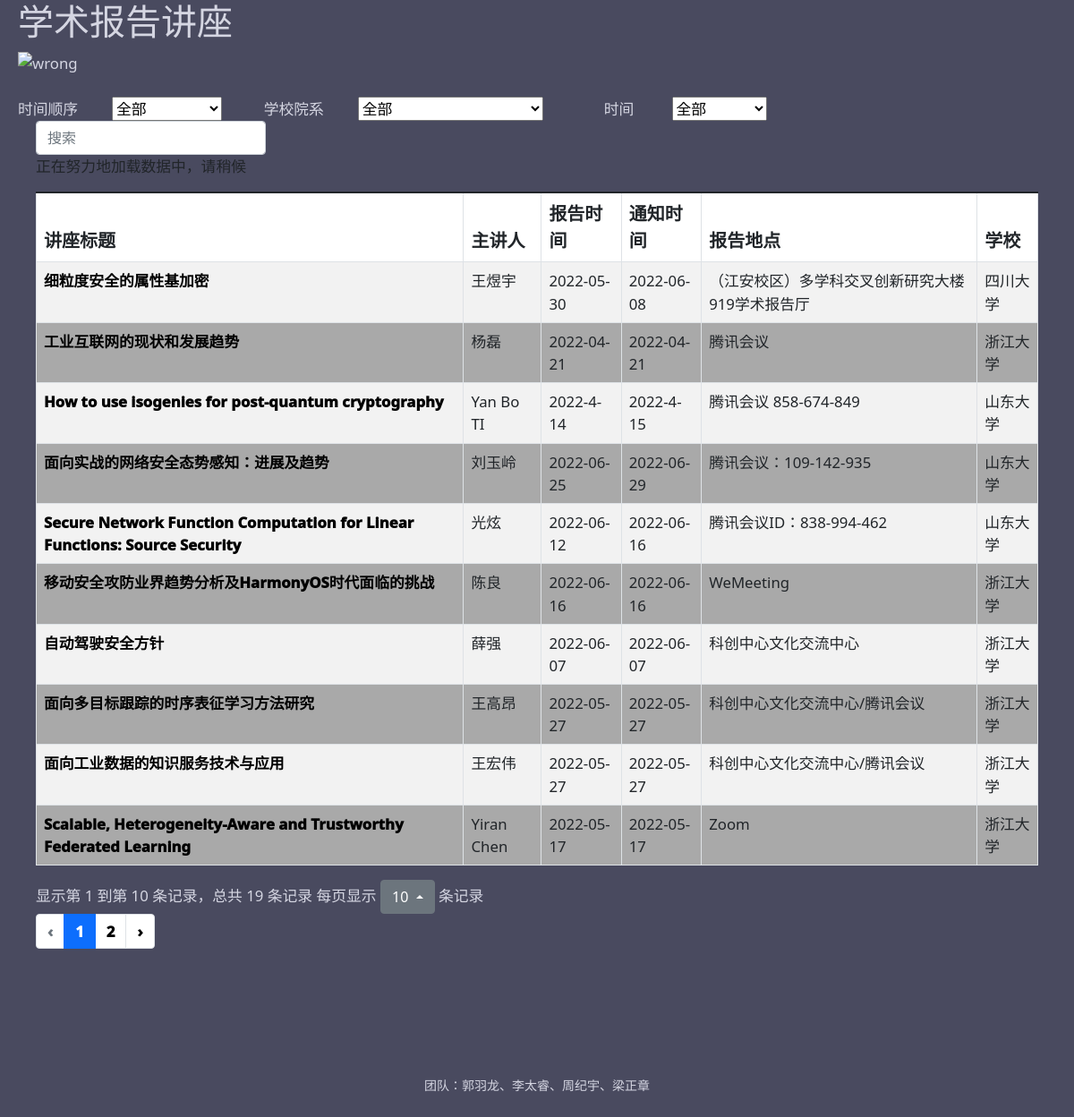
/order-year, run on the app's committed database.
### tables this page shows
CREATE TABLE inf(university text,link text PRIMARY KEY,title text,time text,speaker text,place text, rel_time text);

### app.py (the view)
@app.route('/order-year')
def website41():  # put application's code here
    sql = '''select *
         from inf
         where time like '%2022%'
         order by time desc
         '''
    datalist = use_db(sql)
    return render_template("year2.html", reports=datalist)

### app.py (called while the page is built)
def use_db(sql_order):
    conn = sqlite3.connect('lecture.db')
    datalist = []
    cur = conn.cursor()
    cur.execute(sql_order)
    results = cur.fetchall()
    for row in results:
        datalist.append(row)
    conn.commit()
    conn.close()
    return datalist

### templates/year2.html (shortened to what this page needs)
<!DOCTYPE html>
<html lang="en">
<head>
    <link rel="stylesheet" href="/static/css/style.css">
    <link rel="stylesheet" href="/static/css">
    <link href="https://cdn.jsdelivr.net/npm/bootstrap@5.1.3/dist/css/bootstrap.min.css" rel="stylesheet"
>
    <link rel="stylesheet" href="https://cdn.jsdelivr.net/npm/bootstrap-icons@1.7.2/font/bootstrap-icons.css">
    <link rel="stylesheet" href="https://unpkg.com/bootstrap-table@1.20.2/dist/bootstrap-table.min.css">
    <link rel="stylesheet" href="/static/src/jquery.page.css">
</head>
<body style="margin-left: 20px; margin-right: 20px; ">
<h1 class="content">学术报告讲座</h1>
<div>
    <img
            src="https://www.cs.tsinghua.edu.cn/images/list-banner.png"
            height="120px"
            width="1350"
    alt="wrong"
    />
</div>
<br/>
<span class="kg">时间顺序</span
>&emsp; &emsp;<label>
    <select onchange="window.open(this.options[this.selectedIndex].value)">
        <option value="/">全部</option>
    </select>
</label>
<span class="kg">学校院系</span
>&emsp; &emsp;<label for=""></label><select onchange="window.open(this.options[this.selectedIndex].value)">
    <option value="/" selected>全部</option>
</select>
&emsp; &emsp; &emsp; 时间&emsp; &emsp;
    <select onchange="window.open(this.options[this.selectedIndex].value)">
        <option value="/">全部</option>
    </select>
<div style="margin-left: 20px; margin-right: 20px; ">
<table
        id='table_page'
        class="table-striped"
>
    {% for report in reports %}
        <tr>
            <th><a href="{{ report[1] }}" target="_blank">
                {{ report[2] }} </a></th>
            <th>{{ report[4] }}</th>
            <th>{{ report[6] }}</th>
            <th>{{ report[3] }}</th>
            <th>{{ report[5] }}</th>
            <th >{{ report[0] }}</th>
        </tr>
    {% endfor %}
</table>
</div>
<br><br><br>
<div style="text-align:center;margin:50px 0; font:normal 14px/24px 'MicroSoft YaHei';">
<p>团队：郭羽龙、李太睿、周纪宇、梁正章</p>
</div>
</body>
</html>

### static/css/style.css (style rules this page uses)
tr:nth-child(odd) { background-color: #ffffff; }
tr:nth-child(even) { background-color: rgb(169, 169, 169); }
a { font-weight: 1000; color: #000000; }
a:link { text-decoration: none; color:black; }

### data on the page
inf: title "细粒度安全的属性基加密", speaker "王煜宇", rel_time "2022-05-30", time "2022-06-08", place "（江安校区）多学科交叉创新研究大楼919学术报告厅", university "四川大学"
inf: title "工业互联网的现状和发展趋势", speaker "杨磊", rel_time "2022-04-21", time "2022-04-21", place "腾讯会议", university "浙江大学"
inf: title "How to use isogenies for post-quantum cryptography", speaker "Yan Bo TI", rel_time "2022-4-14", time "2022-4-15", place "腾讯会议 858-674-849", university "山东大学"
inf: title "面向实战的网络安全态势感知：进展及趋势", speaker "刘玉岭", rel_time "2022-06-25", time "2022-06-29", place "腾讯会议：109-142-935", university "山东大学"
inf: title "Secure Network Function Computation for Linear Functions: Source Security", speaker "光炫", rel_time "2022-06-12", time "2022-06-16", place "腾讯会议ID：838-994-462", university "山东大学"
inf: title "移动安全攻防业界趋势分析及HarmonyOS时代面临的挑战", speaker "陈良", rel_time "2022-06-16", time "2022-06-16", place "WeMeeting", university "浙江大学"
inf: title "自动驾驶安全方针", speaker "薛强", rel_time "2022-06-07", time "2022-06-07", place "科创中心文化交流中心", university "浙江大学"
inf: title "面向多目标跟踪的时序表征学习方法研究", speaker "王高昂", rel_time "2022-05-27", time "2022-05-27", place "科创中心文化交流中心/腾讯会议", university "浙江大学"
inf: title "面向工业数据的知识服务技术与应用", speaker "王宏伟", rel_time "2022-05-27", time "2022-05-27", place "科创中心文化交流中心/腾讯会议", university "浙江大学"
inf: title "Scalable, Heterogeneity-Aware and Trustworthy Federated Learning", speaker "Yiran Chen", rel_time "2022-05-17", time "2022-05-17", place "Zoom", university "浙江大学"
